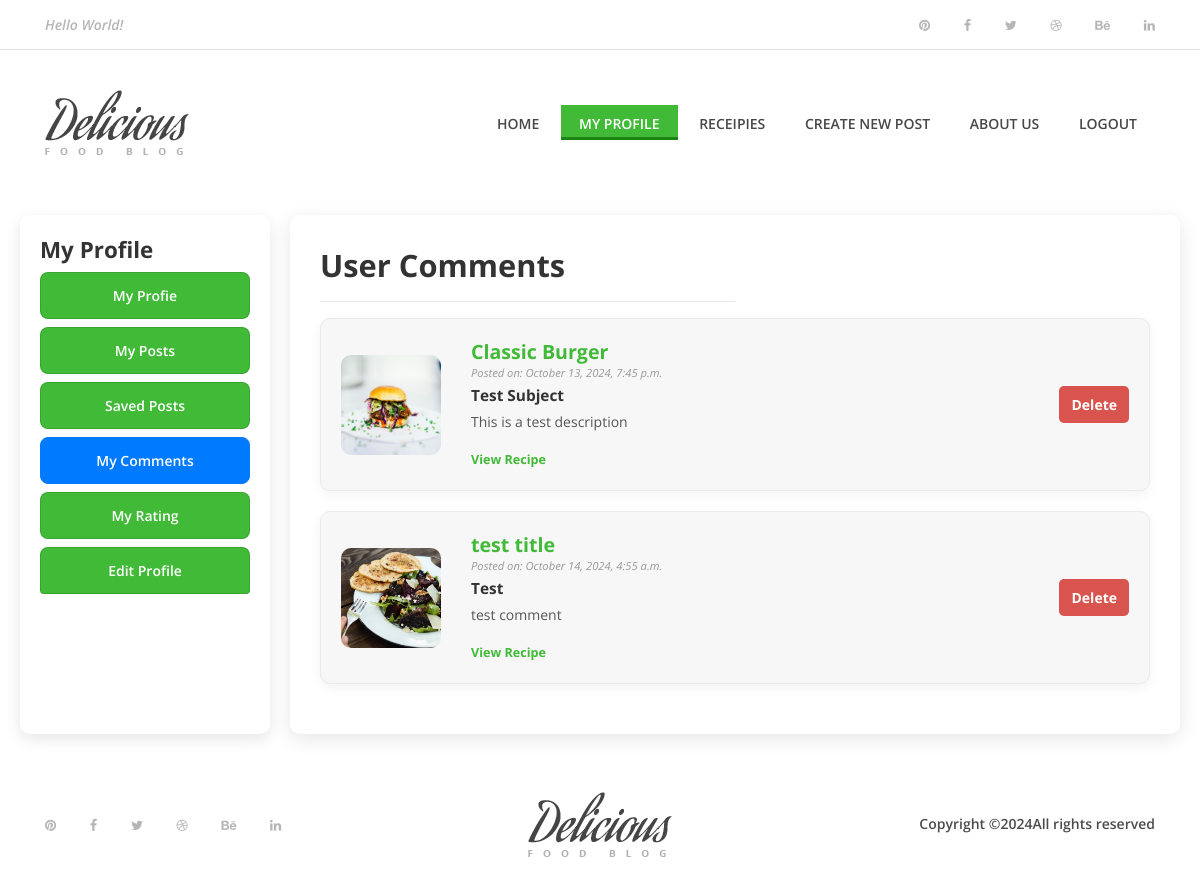
Screenshot of /accounts/my_comments/ (signed in) with the database file from the repository.
### recipe/models.py (models this page shows, shortened)
class Comment(models.Model):
    user = models.ForeignKey(Account, on_delete=models.CASCADE)
    recipe = models.ForeignKey(Recipe, on_delete=models.CASCADE)
    subject = models.CharField(max_length=250)
    content = models.TextField()
    created_at = models.DateTimeField(auto_now_add=True)
    updated_at = models.DateTimeField(auto_now=True)

class Recipe(models.Model):
    VEGETARIAN = 'Veg'
    NON_VEGETARIAN = 'Non-Veg'
    PESCATARIAN = 'Pescatarian'
    RECIPE_TYPE_CHOICES = [
        (VEGETARIAN, 'Vegetarian'),
        (NON_VEGETARIAN, 'Non-Vegetarian'),
        (PESCATARIAN, 'Pescatarian'),
    ]
    title = models.CharField(max_length=255)
    description = models.TextField()
    ingredients = models.TextField()
    instructions = models.TextField()
    recipe_type = models.CharField(max_length=50, choices=RECIPE_TYPE_CHOICES)
    user = models.ForeignKey(Account, on_delete=models.CASCADE)
    image = models.ImageField(upload_to='recipies/')
    cooking_time = models.PositiveIntegerField()
    servings = models.CharField(max_length=100)
    category = models.ForeignKey(Category, on_delete=models.CASCADE)
    created_at = models.DateTimeField(auto_now_add=True)
    updated_at = models.DateTimeField(auto_now=True)

### accounts/views.py (the view)
# urls.py: path('my_comments/',views.my_comments, name="my_comments"),
@login_required(login_url='login')
def my_comments(request):
    comments = Comment.objects.filter(user=request.user.id).all()
    return render(request, 'accounts/my_comments.html',{'comments':comments})

### templates/accounts/my_comments.html (shortened to what this page needs)
{% extends "includes/base.html" %}
{% block body %}
<div class="myblog-container">
    {% include "accounts/includes/sidebar.html" %}
    <div class="myblog-content">
        <h2>User Comments</h2>
        <hr class="w-50">
        {% if comments %}
            {% for comment in comments %}
            <div class="comment-card">
                {% if comment.recipe.image %}
                    <img src="{{ comment.recipe.image.url }}" alt="{{ comment.recipe.title }} Image">
                {% endif %}
                <div class="comment-content">
                    <h5>{{ comment.recipe.title }}</h5>
                    <small>Posted on: {{ comment.updated_at|date:"F j, Y, g:i a" }}</small>
                    <h6>{{ comment.subject }}</h6>
                    <p>{{ comment.content }}</p>
                    <a href="{% url 'recipe_detail' comment.recipe.id %}">View Recipe</a>
                </div>
                <form action="{% url "delete_comment" comment.id %}" method="POST" style="margin-left: 20px;">
                    <button type="submit" class="delete-button">Delete</button>
                </form>
            </div>
            {% endfor %}
        {% else %}
            <p class="text-muted text-center mt-4">No comments found</p>
        {% endif %}
    </div>
</div>
{% endblock body %}

### static/style.css (style rules this page uses)
* { margin: 0; padding: 0; }
body { font-family: "Open Sans", sans-serif; font-size: 14px; }
h1, h2, h3, h4, h5, h6 { color: #000000; line-height: 1.3; font-weight: 600; }
p { color: #9b9b9b; font-size: 14px; line-height: 2; font-weight: 400; }
a, a:hover, a:focus { -webkit-transition-duration: 500ms; transition-duration: 500ms; text-decoration: none; outline: 0 solid transparent; color: #000000; font-weight: 600; font-size: 14px; color: #474747; }
img { height: auto; max-width: 100%; }

### templates/accounts/my_comments.html (style rules this page uses)
.myblog-container { display: flex; width: 100%; max-width: 1200px; margin: auto; flex: 1; padding: 20px; }
.myblog-content { flex: 1; padding: 30px; background-color: #fff; border-radius: 10px; box-shadow: 0 5px 20px rgba(0, 0, 0, 0.1); }
.myblog-content h2 { margin-top: 0; color: #333; font-size: 2.2em; font-weight: 700; }
.comment-card { display: flex; align-items: center; padding: 20px; margin-bottom: 20px; border: 1px solid #eaeaea; border-radius: 10px; box-shadow: 0 4px 12px rgba(0, 0, 0, 0.05); background-color: #f7f7f7; transition: transform 0.2s, box-shadow 0.2s; }
.comment-card img { width: 100px; height: 100px; object-fit: cover; border-radius: 10px; margin-right: 15px; }
.comment-content { flex-grow: 1; word-wrap: break-word; max-width: 700px; padding-left: 15px; }
.comment-content h5 { margin: 0; font-size: 1.4em; color: #40ba37; font-weight: 700; }
.comment-content small { color: #999; display: block; margin-bottom: 5px; font-style: italic; }
.comment-content h6 { font-weight: bold; color: #333; margin: 5px 0; font-size: 1.1em; }
.comment-content p { margin-top: 5px; color: #555; line-height: 1.5; word-wrap: break-word; word-break: break-word; overflow-wrap: break-word; }
.comment-content a { font-size: 0.9em; color: #40ba37; text-decoration: none; font-weight: bold; transition: color 0.2s; }
.delete-button { background-color: #d9534f; color: white; border: none; padding: 8px 12px; border-radius: 5px; font-weight: bold; cursor: pointer; transition: background-color 0.3s; }

### rows the page displays
Comment: recipe.image (picture), recipe "Classic Burger", updated_at "October 13, 2024, 7:45 p.m.", subject "Test Subject", content "This is a test description"
Comment: recipe.image (picture), recipe "test title", updated_at "October 14, 2024, 4:55 a.m.", subject "Test", content "test comment"
